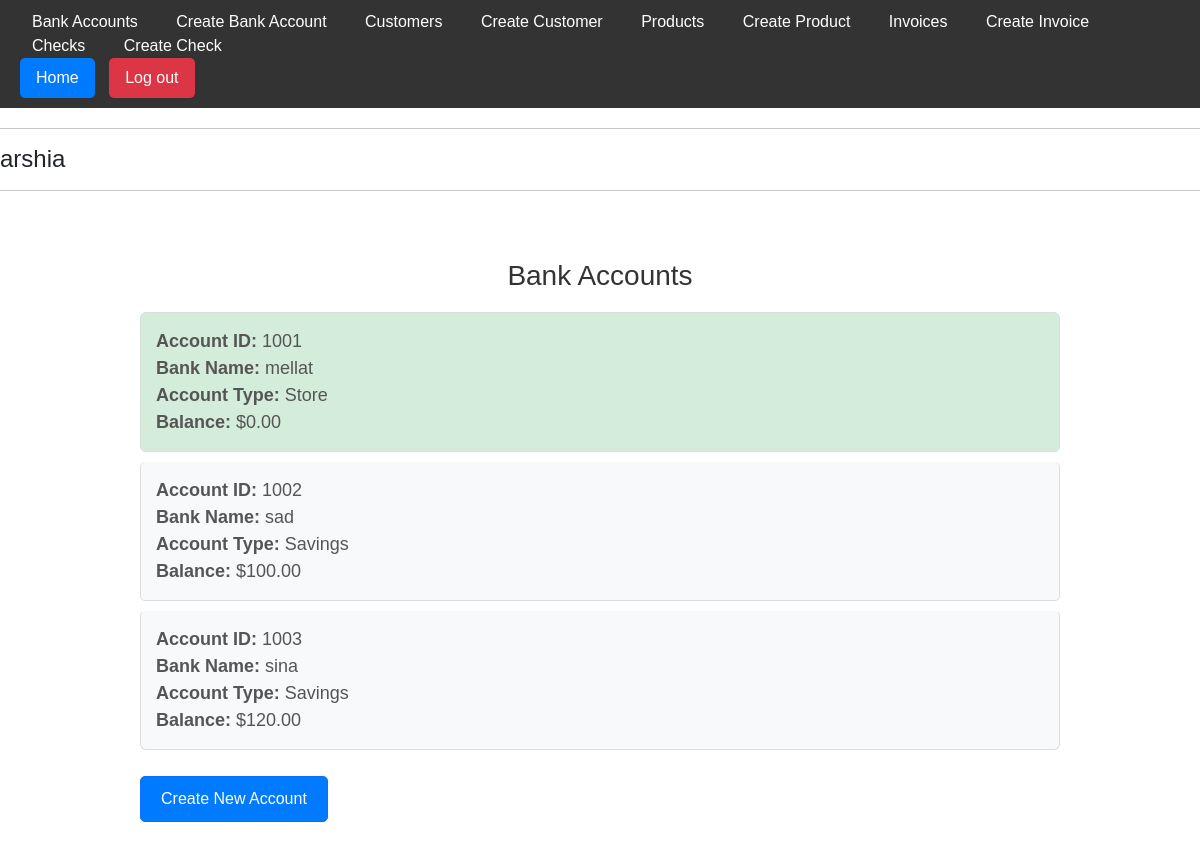
The page /bankaccounts/ (signed in) on the database as committed earlier.
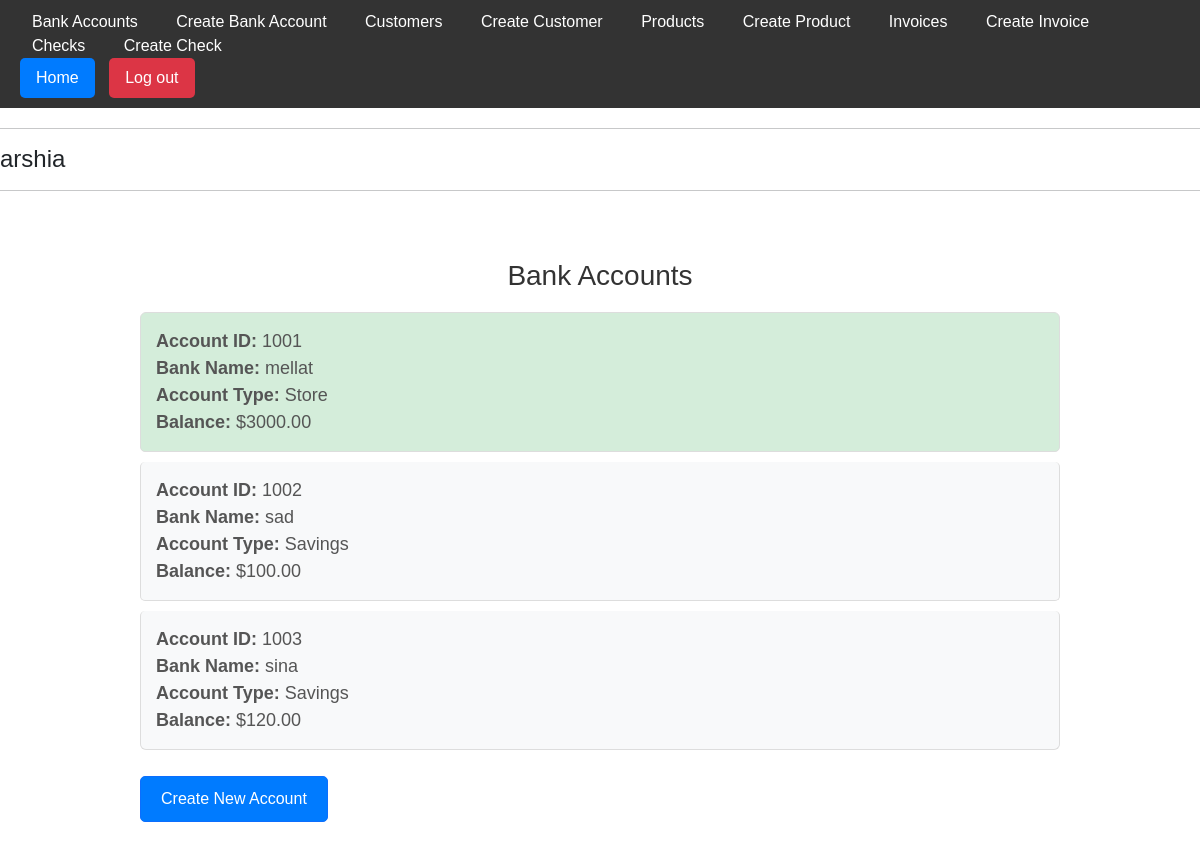
The same page on the database as committed later.
### app/models.py (models this page shows, shortened)
class BankAccount(models.Model):
    ACCOUNT_TYPES = (
        ('savings', 'Savings'),
        ('checking', 'Checking'),
        ('loan', 'Loan'),
        ('store', 'Store')
    )
    bank_name = models.CharField(max_length=30, null=True, blank=True)
    user = models.ForeignKey(User, on_delete=models.CASCADE)
    account_type = models.CharField(max_length=10, choices=ACCOUNT_TYPES)
    balance = models.DecimalField(max_digits=10, decimal_places=2)
    account_number = models.PositiveIntegerField(unique=True, blank=True, null=True)

### app/views.py (the view)
# urls.py: path('bankaccounts/', BankAccountListView.as_view(), name='bankaccount-list'),
class BankAccountListView(LoginRequiredMixin, ListView):
    model = BankAccount
    template_name = 'app/bankaccount_list.html'
    def get_queryset(self):
        return BankAccount.objects.filter(user=self.request.user)

### app/templates/app/bankaccount_list.html
{% extends 'app/base.html' %}
{% load static %}
{% block extra_css %}
<link rel="stylesheet" type="text/css" href="{% static 'css/bankaccounts_list.css' %}">
{% endblock %}
{% block content %}
<div class="container mt-5">
  <h2 class="text-center">Bank Accounts</h2>
  <ul class="list-group">
    {% for account in object_list %}
      <li class="list-group-item {% if account.account_type == 'store' %}list-group-item-success{% endif %}">
        <strong>Account ID:</strong> {{ account.account_number }}<br>
        <strong>Bank Name:</strong> {{ account.bank_name }}<br>
        <strong>Account Type:</strong> {{ account.account_type|capfirst }}<br>
        <strong>Balance:</strong> ${{ account.balance }}
      </li>
    {% endfor %}
  </ul>
  <a href="{% url 'bankaccount-create' %}" class="btn btn-primary mt-3">Create New Account</a>
</div>
{% endblock %}

Rows that differ between the two databases and show on the page:
changed BankAccount "mellat": balance "0.00" → "3000.00"
